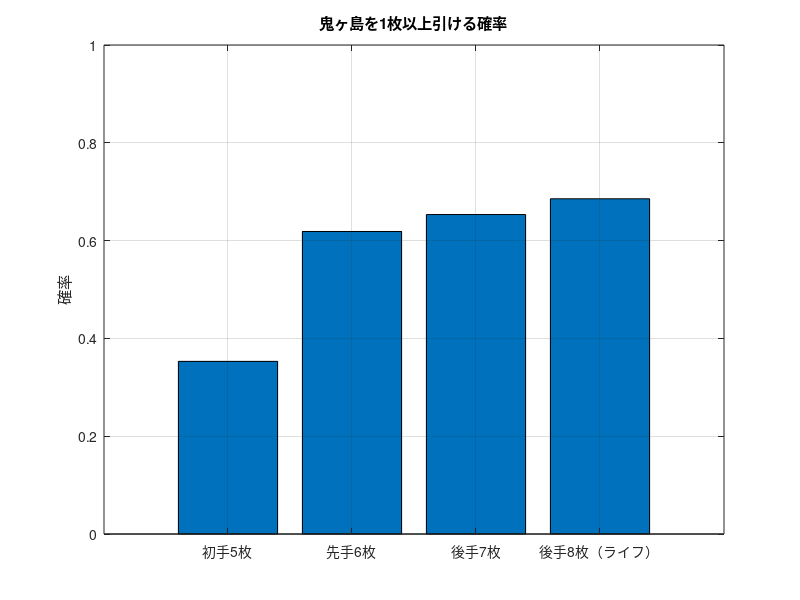

This figure's MATLAB source:
%初手に鬼ヶ島がある確率

function probabilities = onigashima_probabilities()
    % パラメータ設定
    total_cards = 50;  % カードの総数
    total_onigashima = 4;  % 鬼ヶ島カードの数
    first_draw = 5;  % 最初に引くカード枚数
    second_draw_firstmove = 6;  % 先手でマリガン後2ターン目までに引くカード枚数
    second_draw_secondmove = 7;  % 後手でマリガン後2ターン目までに引くカード枚数
    second_draw_life_secondmove = 8;  % 後手でマリガン後2ターン目までに引くカード枚数+ライフ1枚
    
    % 最初に鬼ヶ島を1枚以上引く確率
    p_first_draw = 1 - hypergeocdf(0, total_cards, total_onigashima, first_draw);
    
    % 先手: 0鬼ヶ島なら6枚引き直して1枚以上の確率
    p_firstmove_redraw = p_first_draw + (1-p_first_draw) * (1 - hypergeocdf(0, total_cards, total_onigashima, second_draw_firstmove));
    
    % 後手: 0鬼ヶ島なら7枚引き直して1枚以上の確率
    p_secondmove_redraw =  p_first_draw + (1-p_first_draw) * (1 - hypergeocdf(0, total_cards, total_onigashima, second_draw_secondmove));
    
     % 後手: 0鬼ヶ島なら8枚引き直して1枚以上の確率
    p_secondmove_redraw_life =  p_first_draw + (1-p_first_draw) * (1 - hypergeocdf(0, total_cards, total_onigashima, second_draw_life_secondmove));
    
    % 結果の表示
    probabilities.p_first_draw = p_first_draw;
    probabilities.p_firstmove_redraw = p_firstmove_redraw;
    probabilities.p_secondmove_redraw = p_secondmove_redraw;
    probabilities.p_secondmove_redraw_life = p_secondmove_redraw_life;
    
    fprintf('最初に鬼ヶ島が1枚以上ある確率: %.4f\n', p_first_draw);
    fprintf('先手マリガン後2ターン目までに1枚以上鬼ヶ島を引く確率 (6枚引き直し): %.4f\n', p_firstmove_redraw);
    fprintf('後手マリガン後2ターン目までに1枚以上鬼ヶ島を引く確率 (7枚引き直し): %.4f\n', p_secondmove_redraw);
    fprintf('後手マリガン後2ターン目までにライフを受けた場合1枚以上鬼ヶ島を引く確率 (8枚引き直し): %.4f\n', p_secondmove_redraw_life);

    % プロット
    labels = {'初手5枚', '先手6枚', '後手7枚', '後手8枚（ライフ）'};
    probabilities_values = [p_first_draw, p_firstmove_redraw, p_secondmove_redraw, p_secondmove_redraw_life];
    
    figure;
    bar(probabilities_values);
    set(gca, 'XTickLabel', labels);
    ylabel('確率');
    title('鬼ヶ島を1枚以上引ける確率');
    ylim([0 1]);
% グリッドを表示
    grid on;

end

% Hypergeometric分布のCDF (累積分布関数)
function p = hypergeocdf(k, N, K, n)
    % k: 引く枚数中の鬼ヶ島カード数 (ここでは0)
    % N: 全カード数
    % K: 鬼ヶ島カード数
    % n: 引く枚数
    p = hygecdf(k, N, K, n);
end
